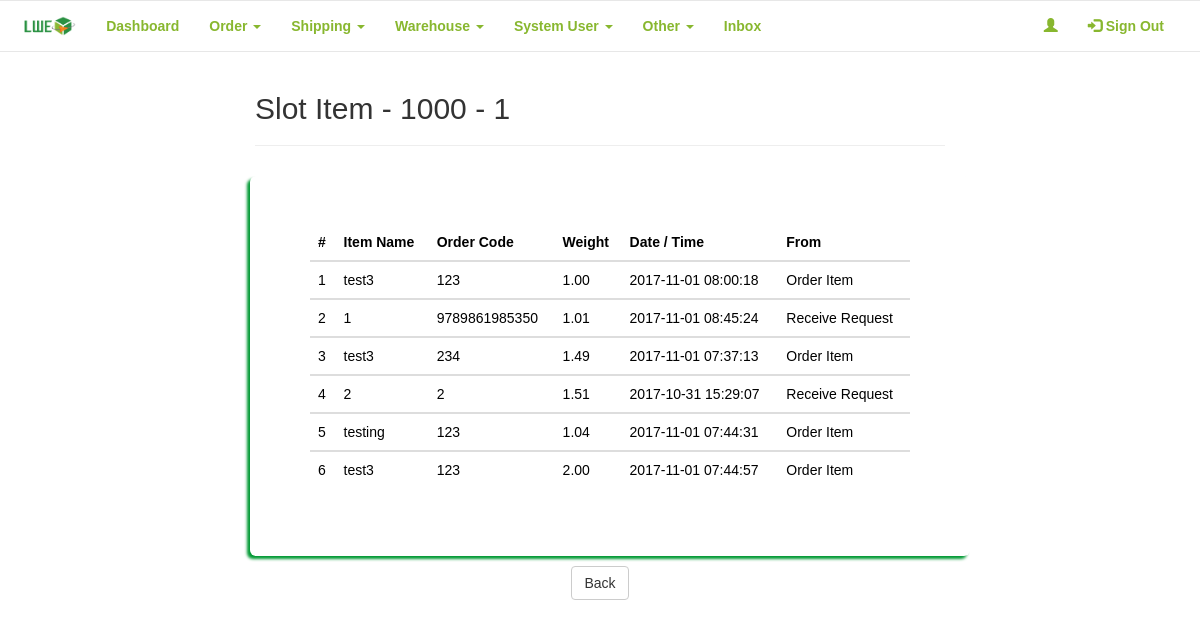
The page /LWE_Buy/admin/slotitemview.php?s_id=1&slotcode=1000&slotnum=1&user_id=10 on the database as committed earlier.
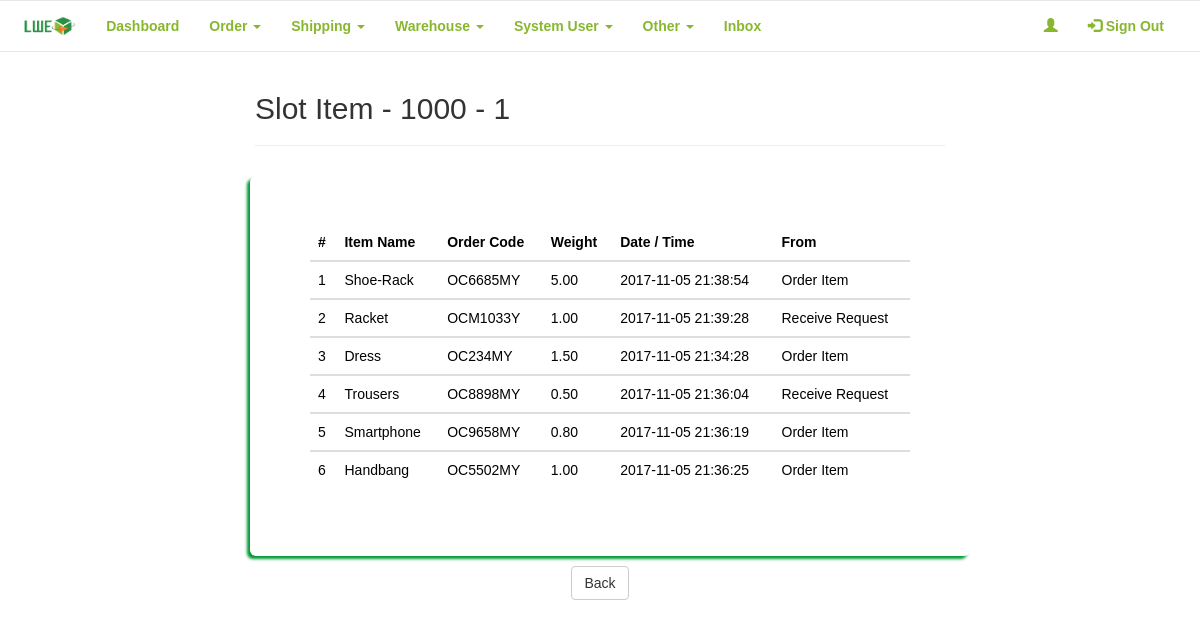
The same page on the database as committed later.
### tables this page shows
CREATE TABLE IF NOT EXISTS `item` (
  `i_id` int(11) NOT NULL,
  `s_id` int(11) NOT NULL,
  `from_id` varchar(20) NOT NULL,
  `name` varchar(50) NOT NULL,
  `order_code` varchar(25) NOT NULL,
  `weight` decimal(10,2) DEFAULT NULL,
  `datetime` timestamp NOT NULL DEFAULT CURRENT_TIMESTAMP ON UPDATE CURRENT_TIMESTAMP,
  `shipping_id` int(11) DEFAULT NULL,
  `action` varchar(15) NOT NULL
);

### LWE_Buy/admin/slotitemview.php (the view, shortened to what this page needs)
<?php
require_once '../connection/config.php';
$counter = 0;
$s_id = $_GET['s_id'];
$query1 = "SELECT *
            FROM item
            WHERE s_id ='$s_id'";
$result1 = mysqli_query($con, $query1);
?>
<!DOCTYPE html>
<html data-ng-app="myApp">
    <head>
        <link rel="stylesheet" href="https://maxcdn.bootstrapcdn.com/bootstrap/3.3.7/css/bootstrap.min.css">
        <link href="../frameworks/css/style.css" rel="stylesheet"/>
    </head>
    <body>
        <div class="row">
            <?php include_once('nav.php')?>
        </div>
        <div class="container">
            <div class="row">
                <div class="col-xs-12 col-md-12 col-lg-12">
                    <h2>Slot Item - <?php echo $_GET['slotcode']; ?> - <?php echo $_GET['slotnum']; ?></h2>
                    <hr/>
                </div>
            </div>
        </div>
        <section class = "content">
            <div class="container">
                <div class="row">
                    <div class="col-xs-12 col-md-12 col-lg-12 jumbotron">
                        <?php
                        if(mysqli_num_rows($result1) > 0)
                        {
                        ?>
                        <table class="table thead-bordered table-hover" id="receive">
                            <thead>
                                <tr>
                                    <th>#</th>
                                    <th>Item Name</th>
                                    <th>Order Code</th>
                                    <th>Weight</th>
                                    <th>Date / Time</th>
                                    <th>From</th>
                                </tr>
                            </thead>
                            <?php
                                while($row = mysqli_fetch_array($result1))
                                {
                                    $counter++;
                                    ?>
                                    <tbody>
                                        <tr>
                                            <td><?php echo $counter; ?></td>
                                            <td><?php echo $row['name']; ?></td>
                                            <td><?php echo $row['order_code']; ?></td>
                                            <td><?php echo $row['weight']; ?></td>
                                            <td><?php echo $row['datetime']; ?></td>
                                            <td><?php echo $row['from_id']; ?></td>
                                        </tr>
                                    </tbody>
                                    <?php
                                }
                            }else{
                                ?>
                                    <p>There is no item in slot.</p>
                                <?php
                            }
                        ?>
                        </table>
                    </div>
                </div>
                <center><a href='javascript:history.go(-1)' class='btn btn-default' name='back'>Back</a></center>
            </div>
        </section>
    </body>
</html>

Rows that differ between the two databases and show on the page:
changed item: name "test3" → "Shoe-Rack"; order_code "123" → "OC6685MY"; weight "1.00" → "5.00"; datetime "2017-11-01 08:00:18" → "2017-11-05 21:38:54"
changed item: name "1" → "Racket"; order_code "9789861985350" → "OCM1033Y"; weight "1.01" → "1.00"; datetime "2017-11-01 08:45:24" → "2017-11-05 21:39:28"
changed item: name "test3" → "Dress"; order_code "234" → "OC234MY"; weight "1.49" → "1.50"; datetime "2017-11-01 07:37:13" → "2017-11-05 21:34:28"
changed item: name "2" → "Trousers"; order_code "2" → "OC8898MY"; weight "1.51" → "0.50"; datetime "2017-10-31 15:29:07" → "2017-11-05 21:36:04"
changed item: name "testing" → "Smartphone"; order_code "123" → "OC9658MY"; weight "1.04" → "0.80"; datetime "2017-11-01 07:44:31" → "2017-11-05 21:36:19"
changed item: name "test3" → "Handbang"; order_code "123" → "OC5502MY"; weight "2.00" → "1.00"; datetime "2017-11-01 07:44:57" → "2017-11-05 21:36:25"
